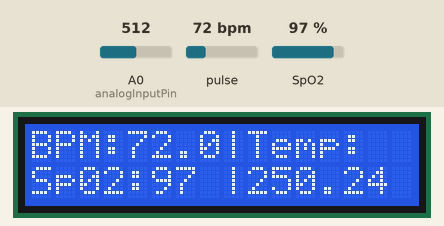
A sketch run on a simulated Arduino Uno, built with avr-gcc and run on an emulated ATmega328P. Parts: 16×2 character LCD. The inputs (shaded band) are chosen by the test bench; at power-on: SpO2 97 %, A0 (analogInputPin) = 512, pulse 72 bpm. What the sketch prints to the serial monitor is not drawn.

Above: at 4.7 s.
4.8 s: SpO2 set to 94 %
At 7.4 s:
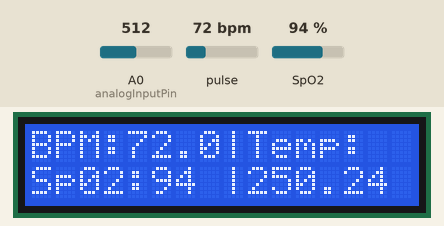
7.7 s: SpO2 set to 92 %
At 9.7 s:
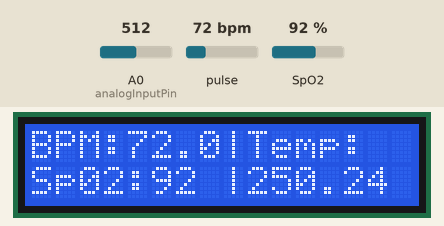
9.8 s: SpO2 set to 89 %
At 11.7 s:
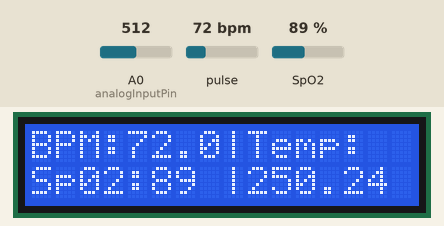
11.8 s: A0 (analogInputPin) set to 716
At 12.7 s:
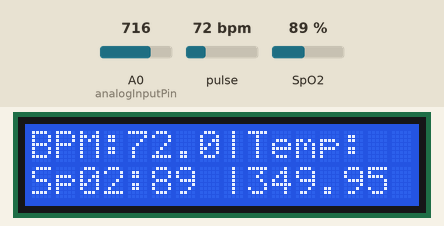
13.9 s: pulse set to 42 bpm
At 15.0 s:
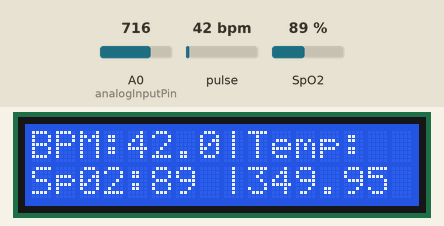
Timing chart, 0 to 16.9 s (numbered marks = the images above; inputs shaded):
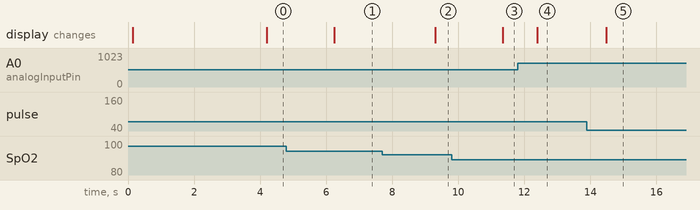

The sketch:

LCDw.MAXLM35ONLY.ino
```cpp
#include <SoftwareSerial.h>

#include <Wire.h>
#include <LiquidCrystal_I2C.h>
#include "MAX30100_PulseOximeter.h"


#define REPORTING_PERIOD_MS     1000


PulseOximeter pox;
uint32_t tsLastReport = 0;
LiquidCrystal_I2C lcd(0x27, 16, 2);

float sensorTemp = 0.0; // For storing raw data from LM-35
float Temperature = 0.0; // For storing the converted temperature
int analogInputPin = 0; // Data out of LM-35 is connected in Arduino's analog Pin A0
SoftwareSerial BTserial(0, 1); // RX | TX

void setup()
{
    Serial.begin(9600);
    Serial.print("Initializing pulse oximeter..");
    delay(1);
    pinMode(analogInputPin, INPUT);
    Serial.println("Enter AT commands:");
    delay(1);

    // HC-06 default serial speed is 9600
    BTserial.begin(9600);

        lcd.begin();
        lcd.backlight();

    // Initialize the PulseOximeter instance
    // Failures are generally due to an improper I2C wiring, missing power supply
    // or wrong target chip
    if (!pox.begin()) {
        Serial.println("FAILED");
        for(;;);
    } else {
        Serial.println("SUCCESS");
    }
     pox.setIRLedCurrent(MAX30100_LED_CURR_7_6MA);
      Serial.begin(9600);
  lcd.begin();
  lcd.backlight();
  lcd.setCursor(0, 0);
  lcd.print("Life360");
  lcd.setCursor(0, 1);
  lcd.print("Loading...");

  delay(2000);

  if (!pox.begin()) {
    Serial.println("FAILED");
    delay(1);
    for (;;);
  } else {
    Serial.println("SUCCESS");
    delay(1);
  }
  pox.setIRLedCurrent(MAX30100_LED_CURR_7_6MA);

}

void loop()
{


    // Make sure to call update as fast as possible
    pox.update();
    if (millis() - tsLastReport > REPORTING_PERIOD_MS) {

        Serial.print("Heart rate: ");
            delay(1);

        Serial.print(pox.getHeartRate());
            delay(1);

        Serial.print("bpm / SpO2: ");
            delay(1);

        Serial.print(pox.getSpO2());
            delay(1);

        Serial.println("%");
            delay(1);


        tsLastReport = millis();
    }
    sensorTemp = analogRead(analogInputPin); // Reads sensor data from pin A0
    Temperature = sensorTemp * 0.48875855; //(+Vcc * 1000 / 1023) / 10

      pox.update();
  if (millis() - tsLastReport > REPORTING_PERIOD_MS) {

    lcd.setCursor(0 , 0);
    lcd.print("BPM:");
    lcd.print(pox.getHeartRate());
    lcd.setCursor(8, 0);
    lcd.print("|");
    lcd.print("Temp: ");
    lcd.setCursor(0 , 1);
    lcd.print("Sp02:");
    lcd.print(pox.getSpO2());
    lcd.print(" ");
    lcd.setCursor(8 , 1);
    lcd.print("|");
    lcd.print(Temperature);
//    lcd.setCursor(14,0);
//    lcd.print("");

    if (pox.getSpO2() >= 96) {
      lcd.setCursor(15 , 1);
      lcd.write(1);
    }
    else if (pox.getSpO2() <= 95 && pox.getSpO2() >= 91) {
      lcd.setCursor(15 , 1);
      lcd.write(2);
    }
    else if (pox.getSpO2() <= 90) {
      lcd.setCursor(15 , 1);
      lcd.write(3);
    }
  }


// Keep reading from HC-06 and send to Arduino Serial Monitor
    if (BTserial.available())
    {
        Serial.write(BTserial.read());
            delay(1);

    }

    // Keep reading from Arduino Serial Monitor and send to HC-06
    if (Serial.available())
    {
        BTserial.write(Serial.read());
            delay(1);

    }
}
```

Measured:
- the behaviour switches between 96 and 95 % on SpO2 (found by bisection; images 0 and 1)
- the behaviour switches between 91 and 90 % on SpO2 (found by bisection; images 2 and 3)
- after the input at 4.8 s, the display: changes after 1.4 s (image 1)
- after the input at 7.7 s, the display: changes after 1.6 s (image 2)
- after the input at 9.8 s, the display: changes after 1.6 s (image 3)
- after the input at 11.8 s, the display: changes after 0.60 s (image 4)
- after the input at 13.9 s, the display: changes after 0.58 s (image 5)
